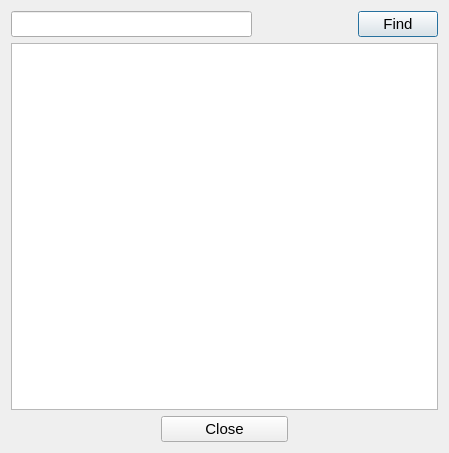
<?xml version="1.0" encoding="UTF-8"?>
<ui version="4.0">
 <class>SearchGroups</class>
 <widget class="QDialog" name="SearchGroups">
  <property name="geometry">
   <rect>
    <x>0</x>
    <y>0</y>
    <width>449</width>
    <height>453</height>
   </rect>
  </property>
  <property name="windowTitle">
   <string>Dialog</string>
  </property>
  <layout class="QVBoxLayout" name="verticalLayout">
   <item>
    <layout class="QHBoxLayout" name="horizontalLayout">
     <item>
      <widget class="QLineEdit" name="searchline">
       <property name="font">
        <font>
         <pointsize>11</pointsize>
        </font>
       </property>
      </widget>
     </item>
     <item>
      <spacer name="horizontalSpacer">
       <property name="orientation">
        <enum>Qt::Horizontal</enum>
       </property>
       <property name="sizeType">
        <enum>QSizePolicy::Fixed</enum>
       </property>
       <property name="sizeHint" stdset="0">
        <size>
         <width>100</width>
         <height>20</height>
        </size>
       </property>
      </spacer>
     </item>
     <item>
      <widget class="QPushButton" name="findbutton">
       <property name="font">
        <font>
         <pointsize>11</pointsize>
        </font>
       </property>
       <property name="text">
        <string>Find</string>
       </property>
      </widget>
     </item>
    </layout>
   </item>
   <item>
    <layout class="QHBoxLayout" name="horizontalLayout_2">
     <item>
      <widget class="QTextBrowser" name="searchText">
       <property name="font">
        <font>
         <pointsize>11</pointsize>
        </font>
       </property>
      </widget>
     </item>
    </layout>
   </item>
   <item>
    <layout class="QHBoxLayout" name="horizontalLayout_3">
     <item>
      <spacer name="horizontalSpacer_2">
       <property name="orientation">
        <enum>Qt::Horizontal</enum>
       </property>
       <property name="sizeType">
        <enum>QSizePolicy::Fixed</enum>
       </property>
       <property name="sizeHint" stdset="0">
        <size>
         <width>150</width>
         <height>20</height>
        </size>
       </property>
      </spacer>
     </item>
     <item>
      <widget class="QPushButton" name="closebutton">
       <property name="font">
        <font>
         <pointsize>11</pointsize>
        </font>
       </property>
       <property name="text">
        <string>Close</string>
       </property>
      </widget>
     </item>
     <item>
      <spacer name="horizontalSpacer_3">
       <property name="orientation">
        <enum>Qt::Horizontal</enum>
       </property>
       <property name="sizeType">
        <enum>QSizePolicy::Fixed</enum>
       </property>
       <property name="sizeHint" stdset="0">
        <size>
         <width>150</width>
         <height>20</height>
        </size>
       </property>
      </spacer>
     </item>
    </layout>
   </item>
  </layout>
 </widget>
 <tabstops>
  <tabstop>searchline</tabstop>
  <tabstop>findbutton</tabstop>
  <tabstop>searchText</tabstop>
  <tabstop>closebutton</tabstop>
 </tabstops>
 <resources/>
 <connections/>
</ui>
